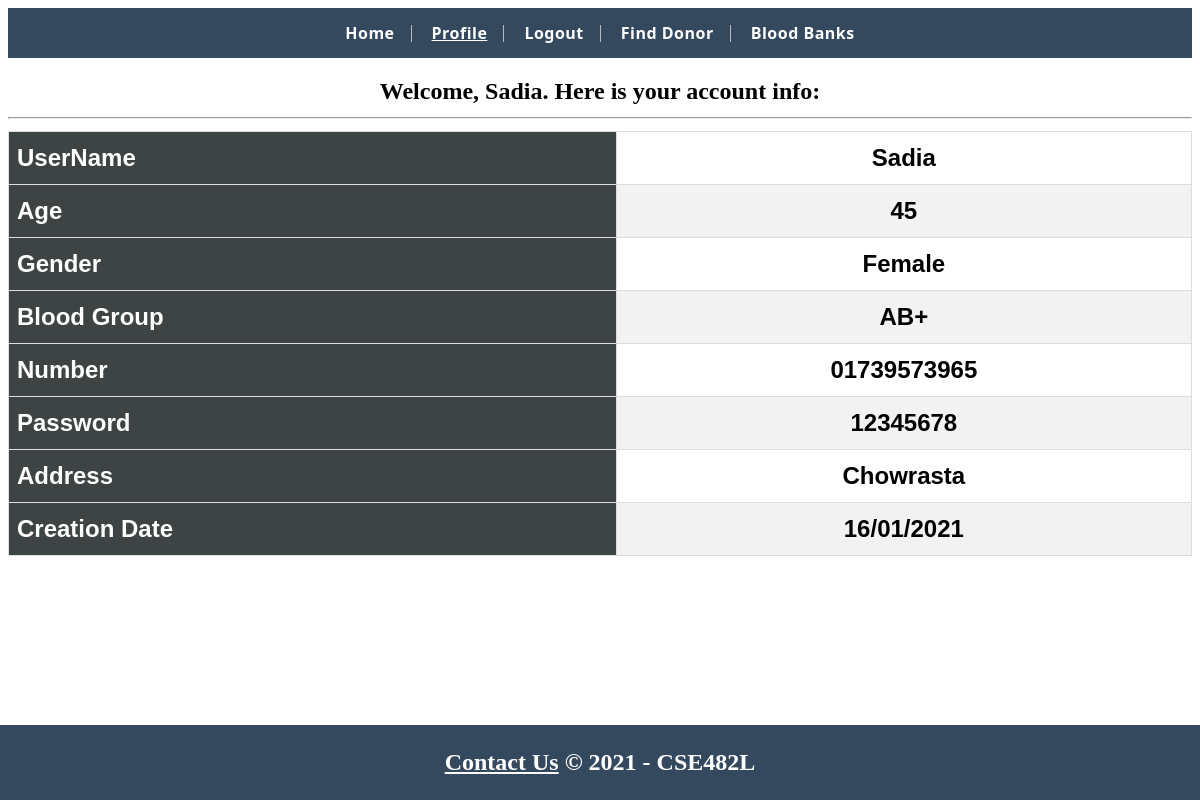
The page /profile.php (signed in) on the database its author committed.
### tables this page shows
CREATE TABLE `registration` (
  `Id` int(11) NOT NULL,
  `uname` varchar(45) NOT NULL,
  `age` varchar(45) NOT NULL,
  `gender` varchar(45) NOT NULL,
  `email` varchar(45) NOT NULL,
  `num` varchar(45) NOT NULL,
  `psw` varchar(45) NOT NULL,
  `blood_group` varchar(45) NOT NULL,
  `date_created` varchar(45) NOT NULL,
  `addr` varchar(45) NOT NULL
);

### profile.php (the view, shortened to what this page needs)
<!DOCTYPE html>
<html>
<head>
    <link rel="stylesheet" href="css/nav.css">
    <link rel="stylesheet" href="css/donor.css">
    <link rel="stylesheet" href="css/footer.css">
</head>
<body>
    <nav>
        <ul>
            <li><a href="index.php">Home</a></li>
<?php
          if($_SESSION['name']){
                ?>
                <li><a class="active" href="profile.php">Profile</a></li>
                <li><a  href="logout.php">Logout</a></li>
                <?php
            }  else{
                ?>
                <li><a class="active" href="login.php">Login</a></li>
                <?php
            }
            ?>
                <li><a href="donorList.php">Find Donor</a></li>
                <li><a href="bloodBanks.php">Blood Banks</a></li>
        </ul>
    </nav>
    <?php
echo "<h2 style='text-align:center;padding-bottom:5px;'>Welcome, {$_SESSION['name']}. Here is your account info: </th> <hr>";
?>
<table id='donor'>
<?php
$uname = $_SESSION['name'];
$conn = mysqli_connect("localhost", "root", "", "vbb");
$sql = "SELECT * FROM registration WHERE uname = '$uname'";
$result = $conn->query($sql);
if ($result->num_rows > 0) {
while($row = $result->fetch_assoc()) {
        echo "<tr>";
        echo"<th>UserName</th>";
        echo "<td>".$row['uname']."</td>";
        echo "</tr>";
        echo "<tr>";
        echo"<th>Age</th>";
        echo "<td>".$row['age']."</td>";
        echo "</tr>";
        echo "<tr>";
        echo"<th>Gender</th>";
        echo "<td>".$row['gender']."</td>";
        echo "</tr>";
        echo "<tr>";
        echo"<th>Blood Group</th>";
        echo "<td>".$row['blood_group']."</td>";
        echo "</tr>";
        echo "<tr>";
        echo"<th>Number</th>";
        echo "<td>".$row['num']."</td>";
        echo "</tr>";
        echo "<tr>";
        echo"<th>Password</th>";
        echo "<td>".$row['psw']."</td>";
        echo "</tr>";
        echo "<tr>";
        echo"<th>Address</th>";
        echo "<td>".$row['addr']."</td>";
        echo "</tr>";
        echo "<tr>";
        echo"<th>Creation Date</th>";
        echo "<td>".$row['date_created']."</td>";
        echo "</tr>";
        }
        echo "</table>";
}
?>
    <div class="footer">
        <p class="p"><a href="contactUs.php">Contact Us</a> &#169; 2021 - CSE482L	</p>
    </div>
</body>
</html>
    </body>
</head>

### css/nav.css (style rules this page uses)
ul { list-style-type: none; margin: 0; padding: 0; overflow: hidden; background-color: #34495e; text-align: center; }
li { display: inline; border-right: 1px solid #bbb; }
li a { display: inline-block; color: white; text-align: center; padding: 14px 16px; text-decoration: none; font-family: 'Segoe UI', Tahoma, Verdana, sans-serif; font-weight: bold; letter-spacing: .5px; }
li:last-child { border-right: none; }
.active { text-decoration: underline; }

### css/donor.css (style rules this page uses)
#donor { font-family: Arial, Helvetica, sans-serif; border-collapse: collapse; width: 100%; }
td, th { border: 1px solid #ddd; padding: 8px; }
tr:nth-child(even) { background-color: #f2f2f2; }
th { padding-top: 12px; padding-bottom: 12px; text-align: left; background-color: #3e4444; color: white; }

### css/footer.css (style rules this page uses)
.footer { position: fixed; left: 0; bottom: 0; width: 100%; background-color: #34495e; text-align: center; }
a { text-decoration: underline; color: white; }
.p { color: white; }

### rows shown on the page
registration: uname "Sadia", age "45", gender "Female", blood_group "AB+", num "01739573965", psw "12345678", addr "Chowrasta", date_created "16/01/2021"

### other values the page prints
$_SESSION['name'] "Sadia"
